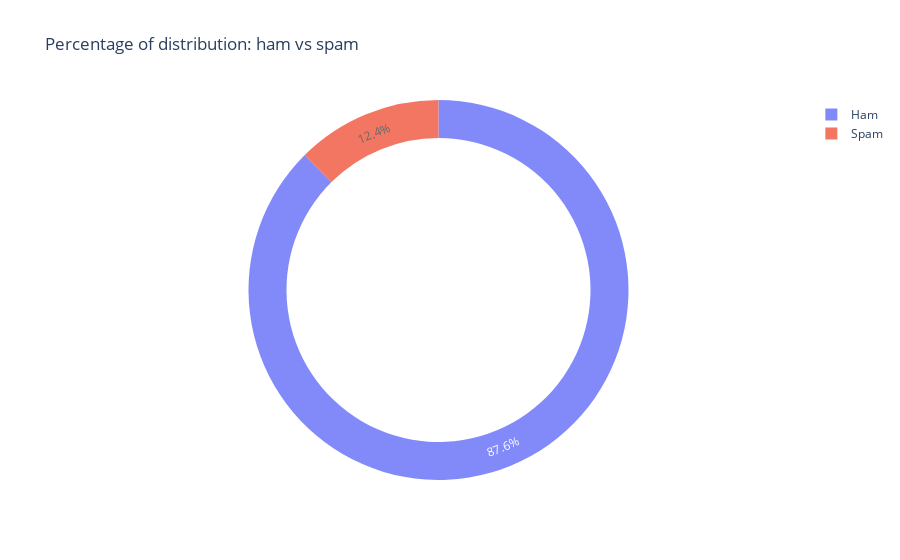

Notebook code cell kept with this figure:
### Code cell
import plotly.express as plx
plx.pie(values=df['Category'].value_counts(),names= ['Ham', 'Spam'],title='Percentage of distribution: ham vs spam ', hole=0.8, opacity=0.8)

### Figure 1 — Plotly figure (JSON) as saved in the notebook; plotly's stock layout.template omitted (floating-point values rounded to 4 significant figures)
{"data": [{"domain": {"x": [0, 1], "y": [0, 1]}, "hole": 0.8, "hovertemplate": "label=%{label}<br>value=%{value}<extra></extra>", "labels": ["Ham", "Spam"], "legendgroup": "", "name": "", "opacity": 0.8, "showlegend": true, "type": "pie", "values": [4516, 641]}], "layout": {"autosize": true, "legend": {"tracegroupgap": 0}, "title": {"text": "Percentage of distribution: ham vs spam "}}}
